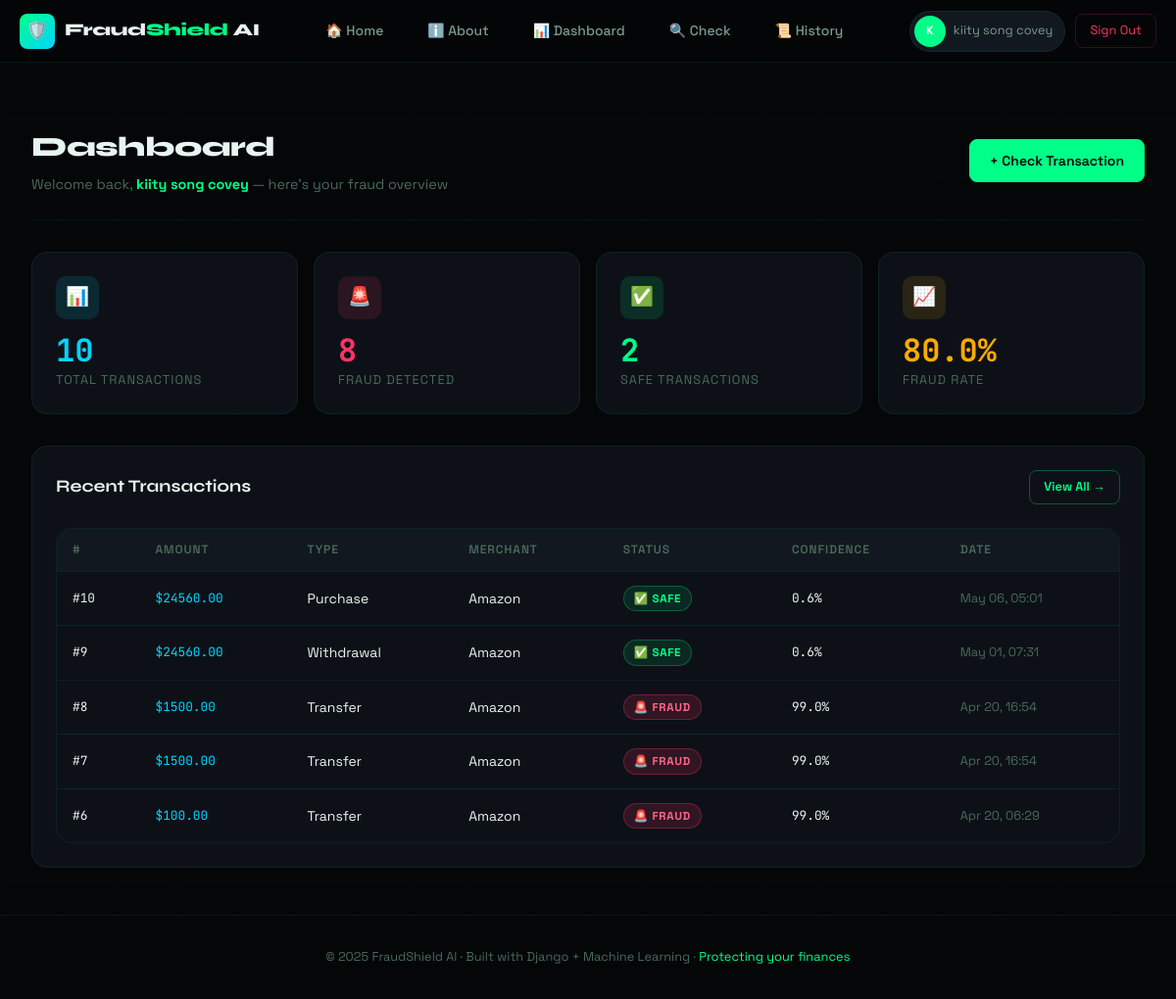
Page /dashboard/ (signed in) on the committed database.
### apps/transactions/models.py (models this page shows, shortened)
class Transaction(models.Model):
    user = models.ForeignKey(User, on_delete=models.CASCADE, related_name='transactions')
    amount = models.DecimalField(max_digits=12, decimal_places=2)
    transaction_type = models.CharField(max_length=20, choices=TRANSACTION_TYPES)
    merchant = models.CharField(max_length=100)
    location = models.CharField(max_length=100)
    device = models.CharField(max_length=20, choices=DEVICE_TYPES)
    transaction_time = models.IntegerField(help_text="Hour of transaction (0-23)")
    status = models.CharField(max_length=10, choices=[('fraud', 'Fraud'), ('safe', 'Safe')])
    confidence = models.FloatField(default=0.0)
    created_at = models.DateTimeField(auto_now_add=True)
    class Meta:
        ordering = ['-created_at']
    @property
    def confidence_percent(self):
        return round(self.confidence * 100, 1)

### apps/dashboard/views.py (the view)
# urls.py: path('', views.dashboard, name='dashboard'),
@login_required
def dashboard(request):
    user_transactions = Transaction.objects.filter(user=request.user)
    total = user_transactions.count()
    fraud_count = user_transactions.filter(status='fraud').count()
    safe_count = user_transactions.filter(status='safe').count()
    recent = user_transactions[:5]
    fraud_rate = round((fraud_count / total * 100), 1) if total > 0 else 0
    context = {
        'total': total,
        'fraud_count': fraud_count,
        'safe_count': safe_count,
        'recent_transactions': recent,
        'fraud_rate': fraud_rate,
    }
    return render(request, 'dashboard/dashboard.html', context)

### templates/dashboard/dashboard.html (shortened to what this page needs)
{% extends 'base.html' %}
{% block content %}
<div class="container dashboard-container">
  <div class="page-header dashboard-header">
    <div>
      <h1 class="page-title">Dashboard</h1>
      <p class="page-subtitle">
        Welcome back,
        <strong class="accent-text">{{ user.username }}</strong>
        — here's your fraud overview
      </p>
    </div>
    <a href="{% url 'transactions:check' %}" class="btn btn-primary">+ Check Transaction</a>
  </div>
  <div class="stat-grid">
    <div class="stat-card stat-total">
      <div class="stat-icon">📊</div>
      <div class="stat-value">{{ total }}</div>
      <div class="stat-label">Total Transactions</div>
    </div>
    <div class="stat-card stat-fraud">
      <div class="stat-icon">🚨</div>
      <div class="stat-value">{{ fraud_count }}</div>
      <div class="stat-label">Fraud Detected</div>
    </div>
    <div class="stat-card stat-safe">
      <div class="stat-icon">✅</div>
      <div class="stat-value">{{ safe_count }}</div>
      <div class="stat-label">Safe Transactions</div>
    </div>
    <div class="stat-card stat-rate">
      <div class="stat-icon">📈</div>
      <div class="stat-value">{{ fraud_rate }}%</div>
      <div class="stat-label">Fraud Rate</div>
    </div>
  </div>
  <div class="card">
    <div class="card-header">
      <h2 class="card-title">Recent Transactions</h2>
      <a href="{% url 'transactions:history' %}" class="btn btn-outline btn-small">View All →</a>
    </div>
    {% if recent_transactions %}
    <div class="table-wrapper">
      <table>
        <thead>
          <tr>
            <th>#</th>
            <th>Amount</th>
            <th>Type</th>
            <th>Merchant</th>
            <th>Status</th>
            <th>Confidence</th>
            <th>Date</th>
          </tr>
        </thead>
        <tbody>
          {% for txn in recent_transactions %}
          <tr>
            <td class="mono">#{{ txn.id }}</td>
            <td class="mono amount-text">${{ txn.amount }}</td>
            <td class="capitalize">{{ txn.transaction_type }}</td>
            <td>{{ txn.merchant }}</td>
            <td>
              {% if txn.status == 'fraud' %}
              <span class="badge badge-fraud">🚨 Fraud</span>
              {% else %}
              <span class="badge badge-safe">✅ Safe</span>
              {% endif %}
            </td>
            <td class="mono">{{ txn.confidence_percent }}%</td>
            <td class="table-date">{{ txn.created_at|date:"M d, H:i" }}</td>
          </tr>
          {% endfor %}
        </tbody>
      </table>
    </div>
    {% endif %}
  </div>
</div>
{% endblock %}

### templates/base.html (shortened to what this page needs)
<!DOCTYPE html>
<html lang="en">
<head>
  {% load static %}
  <link rel="stylesheet" href="{% static 'css/main.css' %}">
</head>
<body>
<nav class="navbar">
  <a href="{% url 'about:index' %}" class="nav-brand">
    <div class="nav-logo-icon">🛡️</div>
    <span class="nav-brand-text">Fraud<span>Shield</span> AI</span>
  </a>
  <ul class="nav-links">
    <li><a href="{% url 'about:index' %}">🏠 Home</a></li>
    <li><a href="{% url 'about:about' %}">ℹ️ About</a></li>
    {% if user.is_authenticated %}
    <li><a href="{% url 'dashboard:dashboard' %}">📊 Dashboard</a></li>
    <li><a href="{% url 'transactions:check' %}">🔍 Check</a></li>
    <li><a href="{% url 'transactions:history' %}">📜 History</a></li>
    {% endif %}
  </ul>
  <div class="nav-actions">
    {% if user.is_authenticated %}
    <div class="nav-user-badge">
      <div class="nav-avatar">{{ user.username|slice:":1"|upper }}</div>
      {{ user.username }}
    </div>
    <a href="{% url 'accounts:logout' %}" class="btn-logout">Sign Out</a>
    {% else %}
    <a href="{% url 'accounts:login' %}" class="btn btn-outline btn-small">Login</a>
    <a href="{% url 'accounts:signup' %}" class="btn btn-primary btn-small">Get Started</a>
    {% endif %}
  </div>
</nav>
<main class="main-content">
  {% block content %}{% endblock %}
</main>
<footer>
  <p>
    © 2025 FraudShield AI · Built with Django + Machine Learning ·
    <span class="accent-text">Protecting your finances</span>
  </p>
</footer>
</body>
</html>

### rows in the picture
Transaction: id "10", amount "24560.00", transaction_type "Purchase", merchant "Amazon", status "✅ SAFE", confidence_percent "0.6", created_at "May 06, 05:01"
Transaction: id "9", amount "24560.00", transaction_type "Withdrawal", merchant "Amazon", status "✅ SAFE", confidence_percent "0.6", created_at "May 01, 07:31"
Transaction: id "8", amount "1500.00", transaction_type "Transfer", merchant "Amazon", status "🚨 FRAUD", confidence_percent "99.0", created_at "Apr 20, 16:54"
Transaction: id "7", amount "1500.00", transaction_type "Transfer", merchant "Amazon", status "🚨 FRAUD", confidence_percent "99.0", created_at "Apr 20, 16:54"
Transaction: id "6", amount "100.00", transaction_type "Transfer", merchant "Amazon", status "🚨 FRAUD", confidence_percent "99.0", created_at "Apr 20, 06:29"

### other values in the picture
{{ user.username|slice:":1"|upper }} "K"
{{ user.username }} "kiity song covey"
{{ total }} "10"
{{ fraud_count }} "8"
{{ safe_count }} "2"
{{ fraud_rate }} "80.0"
